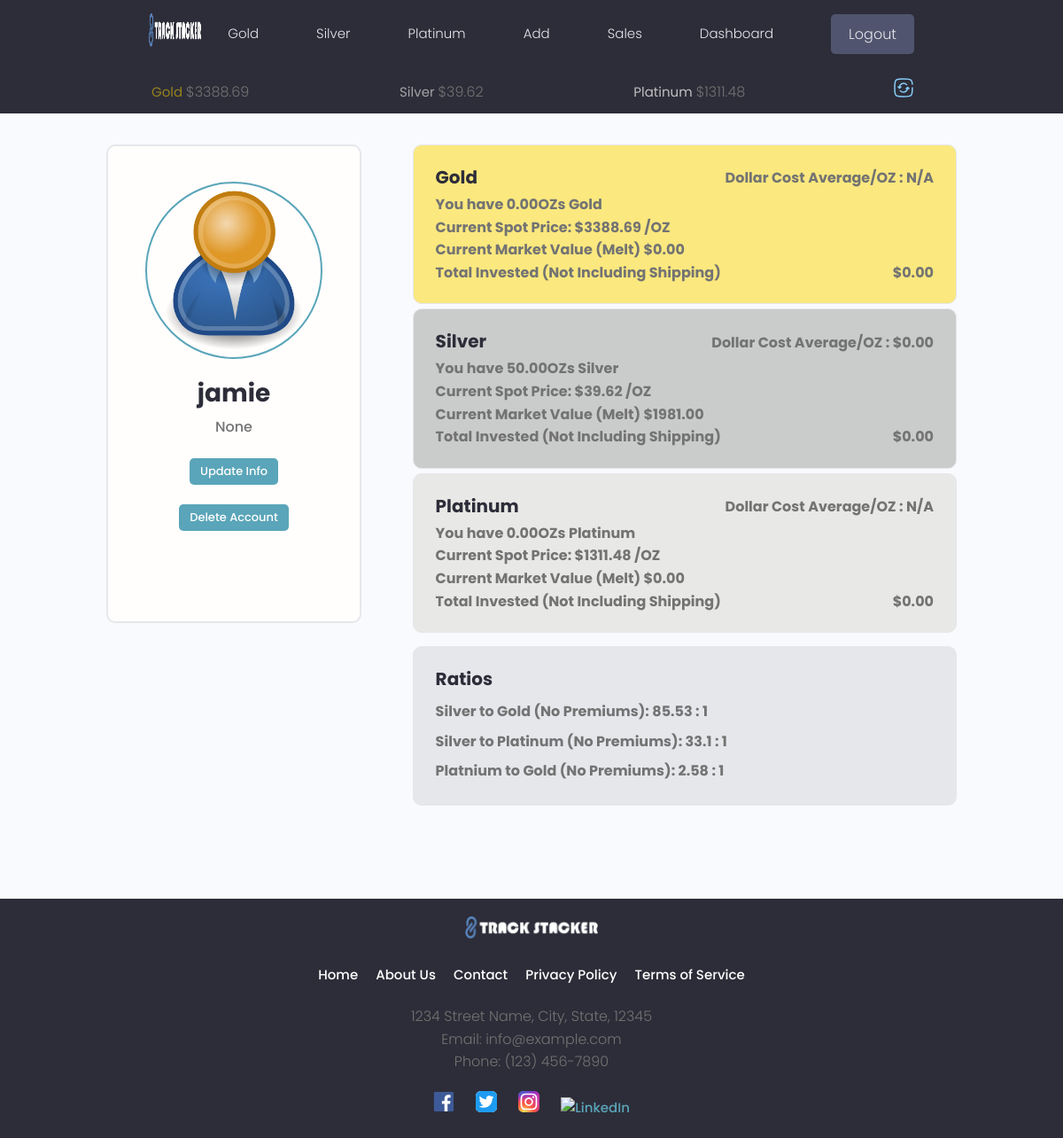
The page /users/profile/7e8aaabe15764d5fbd8092f1b9150b21 (signed in) on the database its author committed.
### tracker/models.py (models this page shows, shortened)
class MetalsData(models.Model):
    owner = models.OneToOneField(Profile, on_delete=models.CASCADE)
    timestamp = models.IntegerField(default=0)
    rates = models.JSONField(default=dict)
    currency = models.CharField(max_length=30)
    current_gold_price = models.DecimalField(max_digits=30, decimal_places=2, default=0)
    current_silver_price = models.DecimalField(max_digits=30, decimal_places=2, default=0)
    current_platinum_price = models.DecimalField(max_digits=30, decimal_places=2, default=0)
    class Meta:
        verbose_name_plural = "Metals Data"

### users/models.py (models this page shows, shortened)
class Profile(models.Model):
    user = models.OneToOneField(User, on_delete=models.CASCADE, null=True, blank=True)
    name = models.CharField(max_length=200, blank=True, null=True)
    email =models.EmailField(max_length=500, blank=True, null=True)
    username = models.CharField(max_length=200, blank=True, null=True)
    short_intro = models.CharField(max_length=500, blank=True, null=True)
    bio = models.TextField(blank=True, null=True)
    profile_image = models.ImageField(null=True, blank=True, upload_to='profiles/',
                                        default='profiles/user-default.png')
    social_facebook = models.CharField(max_length=200, blank=True, null=True)
    created = models.DateTimeField(auto_now_add=True)
    id = models.UUIDField(default=uuid.uuid4, unique=True, primary_key=True,
                            editable=False)

### users/views.py (the view)
# urls.py: path('profile/<str:pk>', views.profile, name= "profile"),
@login_required(login_url='login-user')
def profile(request, pk):
    metals_data, created = MetalsData.objects.get_or_create(owner=request.user.profile)
    profile = Profile.objects.get(id=pk)
    user = request.user.profile
    total_silver = round(Decimal(get_total_oz(user, 'silver')), 2)
    total_gold = round(Decimal(get_total_oz(user, 'gold')), 2)
    total_platinum = round(Decimal(get_total_oz(user, 'platinum')), 2)
    total_gold_cost, total_silver_cost, total_platinum_cost =  get_total_invested(profile)
    try:
        if total_gold != 0:
            gdca = (total_gold_cost / total_gold).quantize(Decimal('0.01'), rounding=ROUND_HALF_UP)
            gdca_str = f"{gdca:.2f}"
        else:
            gdca = 'N/A'
            gdca_str = 'N/A'
    except InvalidOperation:
        gdca = 'N/A'
        gdca_str = 'N/A'
    try:
        if total_silver != 0:
            sdca = (total_silver_cost / total_silver).quantize(Decimal('0.01'), rounding=ROUND_HALF_UP)
            sdca_str = f"{sdca:.2f}"
        else:
            sdca = 'N/A'
            sdca_str = 'N/A'
    except InvalidOperation:
        sdca = 'N/A'
        sdca_str = 'N/A'
    try:
        if total_platinum != 0:
            pdca = (total_platinum_cost / total_platinum).quantize(Decimal('0.01'), rounding=ROUND_HALF_UP)
            pdca_str = f"{pdca:.2f}"
        else:
            pdca = 'N/A'
            pdca_str = 'N/A'
    except InvalidOperation:
        pdca = 'N/A'
        pdca_str = 'N/A'
    try:
        gold_price = Decimal(metals_data.current_gold_price)
        silver_price = Decimal(metals_data.current_silver_price)
        platinum_price = Decimal(metals_data.current_platinum_price)
    except Exception as e:
        print(f'There has been an error in the profile view: {e}')
        gold_price = 'N/A'
        silver_price = 'N/A'
        platinum_price = 'N/A'
    try:
        gmv = multiply(total_gold, gold_price)
        smv = multiply(total_silver, silver_price)
        pmv = multiply(total_platinum, platinum_price)
        gsr = round((float(gold_price) / float(silver_price)), 2)
        psr = round((float(platinum_price) / float(silver_price)), 2)
        pgr = round((float(gold_price) / float(platinum_price)), 2)
    except:
        pgr = 'N/A'
        psr = 'N/A'
        gmv = 'N/A'
        smv = 'N/A'
        pmv = 'N/A'
        gsr = 'N/A'
    context = {
        'gdca': gdca_str,
        'sdca': sdca_str,
        'pdca': pdca_str,
        'pgr': pgr,
        'psr': psr,
        'gsr': gsr,
        'gmv': gmv,
        'smv': smv,
        'pmv': pmv,
        'total_gold_cost': total_gold_cost,
        'total_silver_cost': total_silver_cost,
        'total_platinum_cost': total_platinum_cost,
        'gold_price': gold_price,
        'silver_price': silver_price,
        'platinum_price': platinum_price,
        'total_silver': total_silver,
        'total_gold': total_gold,
        'total_platinum': total_platinum,
        'profile': profile
    }
    return render(request, 'users/user-profile.html', context)

### users/templates/users/user-profile.html (shortened to what this page needs)
{% extends 'main.html' %}
{% load static %}
{% block content %}
<main class="profile my-md">
    <div class="container">
      <div class="layout">
        <div class="column column--1of3">
          <div class="card text-center">
            <div class="card__body dev">
              <img class="avatar avatar--xl" src="{{profile.profile_image.url}}" />
              <h2 class="dev__name">{{profile.name}}</h2>
              <p class="dev__title">{{profile.short_intro}}</p>
              <br>
              <a href="{% url 'edit-account' %}"><button id="info_button" class="btn btn--main btn--sm">Update Info</button></a><br>
              <a href="{% url 'delete-account' %}"><button id="delete_button" class="btn btn--main btn--sm">Delete Account</button></a>
            </div>
          </div>
        </div>
        <div class="column column--2of3">
          <div class="devInfo">
            <div class="dashcard card--dark project" id="goldcard">
              <a href="#" class="project">
                <div class="metalcard__body">
                  <div class="metal_container">
                    <h3 class="project__title" id="gold_title">Gold</h3>
                    {% if gdca == 'N/A' %}
                    <span style="font-weight: bold;">Dollar Cost Average/OZ : {{gdca}}</span>
                    {% else %}
                    <span style="font-weight: bold;">Dollar Cost Average/OZ : ${{gdca}}</span>
                    {% endif %}
                  </div>
                    <span style="font-weight: bold;">You have {{total_gold}}OZ{{ total_gold|pluralize }} Gold</span>
                    <span style="font-weight: bold;">Current Spot Price: ${{gold_price}} /OZ</span>
                    <span style="font-weight: bold;">Current Market Value (Melt) ${{gmv}}</span>
                    <div class="metal_container">
                      <span style="font-weight: bold;">Total Invested (Not Including Shipping)</span>
                      <span style="font-weight: bold;">${{total_gold_cost}}</span>
                    </div>
                </div>
              </a>
            </div>
            <div class="dashcard card--dark project" id="silvercard">
              <a href="#" class="project">
                <div class="metalcard__body">
                  <div class="metal_container">
                    <h3 class="project__title" id="gold_title">Silver</h3>
                    {% if sdca == 'N/A' %}
                    <span style="font-weight: bold;">Dollar Cost Average/OZ : {{sdca}}</span>
                    {% else %}
                    <span style="font-weight: bold;">Dollar Cost Average/OZ : ${{sdca}}</span>
                    {% endif %}
                  </div>
                    <span style="font-weight: bold;">You have {{total_silver}}OZ{{ total_silver|pluralize }} Silver</span>
                    <span style="font-weight: bold;">Current Spot Price: ${{silver_price}} /OZ</span>
                    <span style="font-weight: bold;">Current Market Value (Melt) ${{smv}}</span>
                    <div class="metal_container">
                      <span style="font-weight: bold;">Total Invested (Not Including Shipping)</span>
                      <span style="font-weight: bold;">${{total_silver_cost}}</span>
                    </div>
                </div>
              </a>
            </div>
            <div class="dashcard card--dark project" id="platinumcard">
              <a href="#" class="project">
                <div class="metalcard__body">
                  <div class="metal_container">
                    <h3 class="project__title" id="gold_title">Platinum</h3>
                    {% if pdca == 'N/A' %}
                    <span style="font-weight: bold;">Dollar Cost Average/OZ : {{pdca}}</span>
                    {% else %}
                    <span style="font-weight: bold;">Dollar Cost Average/OZ : ${{pdca}}</span>
                    {% endif %}
                  </div>
                    <span style="font-weight: bold;">You have {{total_platinum}}OZ{{ total_platinum|pluralize }} Platinum</span>
                    <span style="font-weight: bold;">Current Spot Price: ${{platinum_price}} /OZ</span>
                    <span style="font-weight: bold;">Current Market Value (Melt) ${{pmv}}</span>
                    <div class="metal_container">
                      <span style="font-weight: bold;">Total Invested (Not Including Shipping)</span>
                      <span style="font-weight: bold;">${{total_platinum_cost}}</span>
                    </div>
                </div>
              </a>
            </div>
            <div class="dashcard card--dark project" id="infocard">
              <a href="#" class="project">
                <div class="card__body">
                  <h3 class="project__title">Ratios</h3>
                  <p class="project--margins">
                    <span style="font-weight: bold;">Silver to Gold (No Premiums): {{gsr}} : 1</span>
                  </p>
                  <p class="project--margins">
                    <span style="font-weight: bold;">Silver to Platinum (No Premiums): {{psr}} : 1</span>
                  </p>
                  <p class="project--margins">
                    <span style="font-weight: bold;">Platnium to Gold (No Premiums): {{pgr}} : 1</span>
                  </p>
                </div>
              </a>
            </div>
          </div>
      </div>
    </div>
  </main>
{% endblock %}

### templates/sub_header.html (shortened to what this page needs)
{% load static %}
<div id="sticky-bar">
  <header class="subheader">
    <div class="container container--narrow">
      <nav class="subheader__nav">
        <ul>
          <li class="subheader__menuItem" id="goldspot">Gold&nbsp;<span>${{gold_price}}</span></li>
          <li class="subheader__menuItem" id="silverspot">Silver&nbsp;<span>${{silver_price}}</span></li>
          <li class="subheader__menuItem" id="platinumspot">Platinum&nbsp;<span>${{platinum_price}}</span></li>
          <a><li class="subheader__menuItem"><span class="solar--refresh-square-broken" id="update-metals-data-button"></span></li></a>
        </ul>
      </nav>
    </div>
  </header>
</div>

### rows shown on the page
MetalsData: current_gold_price "3388.69", current_silver_price "39.62", current_platinum_price "1311.48"
Profile: profile_image (placeholder picture), name "jamie", short_intro "None"

### other values the page prints
{{ gdca }} "N/A"
{{ total_gold }} "0.00"
{{ gmv }} "0.00"
{{ total_gold_cost }} "0.00"
{{ sdca }} "0.00"
{{ total_silver }} "50.00"
{{ smv }} "1981.00"
{{ total_silver_cost }} "0.00"
{{ pdca }} "N/A"
{{ total_platinum }} "0.00"
{{ pmv }} "0.00"
{{ total_platinum_cost }} "0.00"
{{ gsr }} "85.53"
{{ psr }} "33.1"
{{ pgr }} "2.58"
